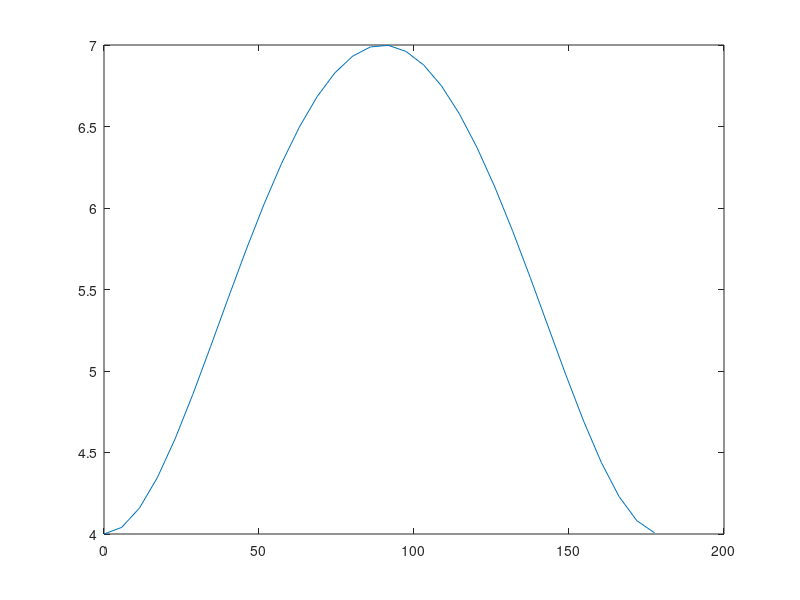

Here is the MATLAB script that generated this plot:
%% ASSIGNMENT 2 - CH12B083, CH12B084
%% Problem 1
% Program to estimate A and phi in pendulum equation     
%% Defining variables
clc
clear all
close all

t = [0;0.2;0.4;0.6;0.8;1]  % time t
x = [ 1.7651;1.5034;-0.799;-1.972;-0.3891;1.7684] % position of pendulum x

S = sin(2*pi*t); % Sine of 2*pi*t
C = cos(2*pi*t); % Cos of 2*pi*t
%% M*res =x

M(:,1)=S;        % Matrix M has 1st column Sine 2*pi*t
M(:,2)=C        % Matrix M has 2nd column Cos 2*pi*t
res = M\x       % Solving the equation : M*res=x where res =[Acos(phi);Asin(phi)]

phi = atan(res(2)/res(1)); % tan(phi)=Asin(phi)/Acos(phi)
phid = atand(res(2)/res(1)) % phi in degrees 
A = res(1)/cos(phi)        % Using phi value in res(1)=Acos(phi)to get A


%% Problem 2
%%Program to explain the yield z as a function of the reactant concentrations x; y

clear all;
close all;
I = ones(10,1);
X = [20;20;30;40;40;50;50;50;60;70];  %reactant x concentration 
Y = [10;10;15;22;22;27;27;27;32;40];  %reactant y concentration
Z = [73;78;85;90;91;87;86;91;75;65];  %compound yield z
x2 = X.*X ;                           %defining square of reactant x concentration
y2 = Y.*Y ;                           %defining square of reactant y concentration
A(:,1)=I;
A(:,2)=X;                             %defining matrix A
A(:,3)=x2;                            %A=[1,X,x2,Y,y2]
A(:,4)=Y;                            % A*Ans=Z
A(:,5)=y2;                           %Ans=[a0;a1;a2;b1;b2]
A
Z
Ans = A\Z                             



%% Problem 3
%program to obtain lengths of the opposite and the adjacent sides
%%consider the following information about given triangle
%In triangle 'c' is the hypotenuse
%'A' is the angle(in degree) opposite to the side 'a'
%'b' is the side adjacent(other than hypotenuse) to the angle 'A'


c=10
A=60
a=c*sin(A*pi/180)                        %sin(A*pi/180)=a/c
b=c*cos(A*pi/180)                        %cos(A*pi/180)=b/c


%% Problem 4
%% Program to create the given matrix of n+1*n+1 dimensions and to calculate number of elements greater than an input number in the matrix.

clear all
close all
%% Creating the given matrix M with parameter n, say 5

n=5
for j=1:n+1
    
    for i=1:n+1
    M(j,i)=n+j-i; % An element in this matrix is given by n+j-i, where i j is row number and i is column number.
    end
    
end

M
%% Finding number of elements greater than an input number x say 4

x=4

count=0;                       % Counting variable is initially set to 0
for j=1:n+1
    for i=1:n+1
      if(M(i,j)>x)                   
       count=count+1;             % If the given number is greater than the element in the matrix, increment count
                                  % Loop checks for all elements
      end
    end
end

    
    count
    %% Problem 5
%%file to plot r (radius) of a ellipse 
%for given ellipse, semi-major axis 'b'=7 
%semi-minor axis 'a'=4
%'theta' is the angle between radius and positive x-axis

clear all;
close all;
a = 4;
b = 7;
i=1;
for theta= 0:0.1:pi             %theta goes from 0 to ?
    x = a*cos(theta);           %x,y are points on the ellipse at given theta
    y = b*sin(theta);
    r(i) = sqrt((x*x)+(y*y));   %r^2=x^2+y^2
    i=i+1;
end

theta= 0:0.1:pi
r

plot(theta*(180/pi),r)          %plotting radius vs theta





